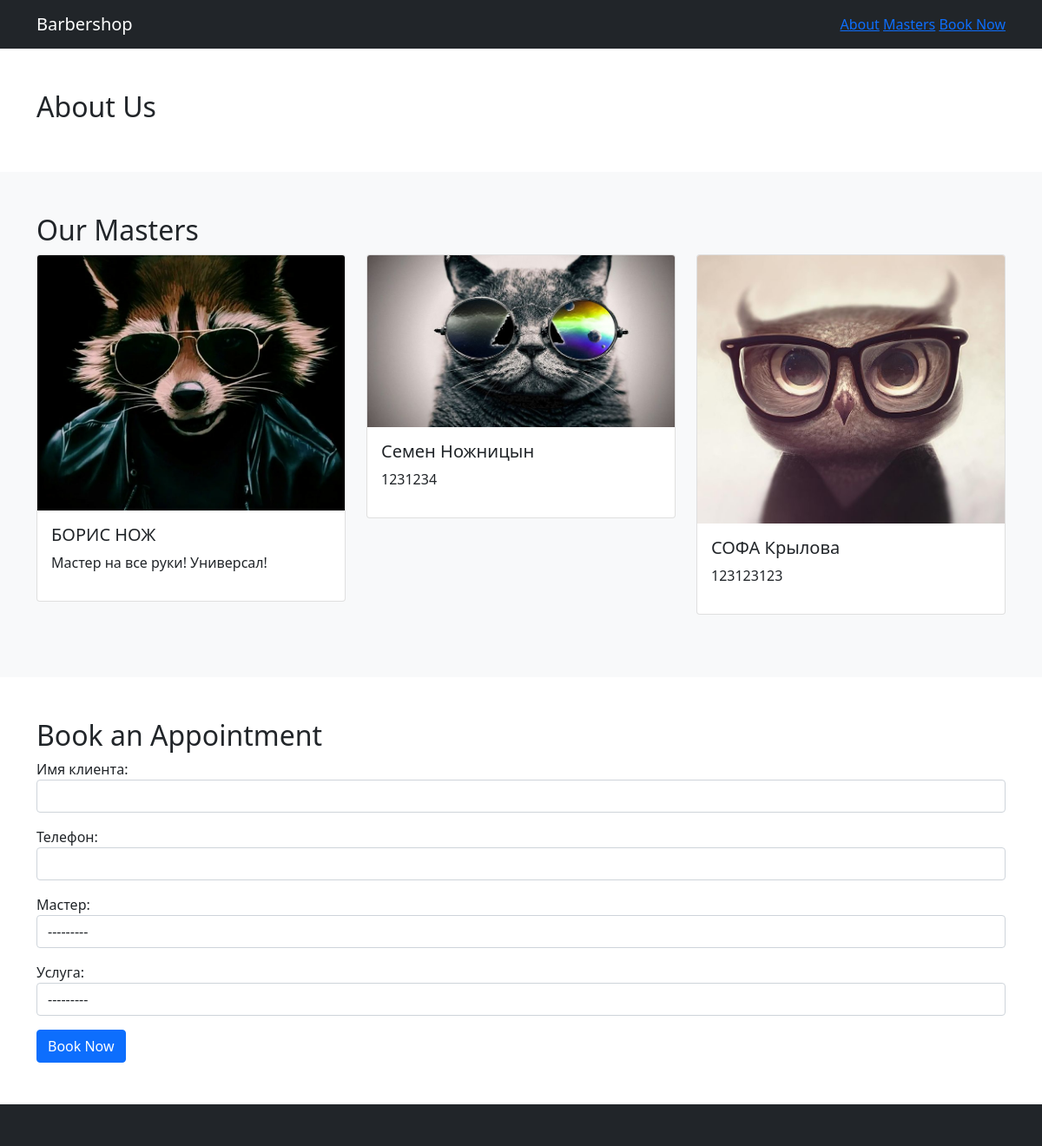
The page / on the database its author committed.
### appointments/models.py (models this page shows)
class Master(models.Model):
    first_name = models.CharField(max_length=50, verbose_name='Имя')
    last_name = models.CharField(max_length=50, verbose_name='Фамилия')
    contact_info = models.TextField(verbose_name='Контактная информация')
    photo = models.ImageField(upload_to='masters/', verbose_name='Фото')
    services = models.ManyToManyField(Service, related_name='masters', verbose_name='Услуги')
    class Meta:
        verbose_name = 'Мастер'
        verbose_name_plural = 'Мастера'
    def __str__(self):
        return f"{self.first_name} {self.last_name}"

class Service(models.Model):
    name = models.CharField(max_length=100, verbose_name='Название услуги')
    price = models.DecimalField(max_digits=6, decimal_places=2, verbose_name='Цена')
    class Meta:
        verbose_name = 'Услуга'
        verbose_name_plural = 'Услуги'
    def __str__(self):
        return self.name

### appointments/views.py (the view)
# urls.py: path('', views.index, name='index'),
def index(request):
    masters = Master.objects.all()
    form = VisitForm()
    return render(request, 'appointments/index.html', {
        'masters': masters,
        'form': form
    })

### appointments/forms.py
class VisitForm(forms.ModelForm):
    class Meta:
        model = Visit
        fields = ['name', 'phone', 'master', 'service']
        widgets = {
            'name': forms.TextInput(attrs={'class': 'form-control'}),
            'phone': forms.TextInput(attrs={'class': 'form-control'}),
            'master': forms.Select(attrs={'class': 'form-control'}),
            'service': forms.Select(attrs={'class': 'form-control'}),
        }

### appointments/views.py (called while the page is built)
@receiver(request_finished)
def notify_telegram(sender, **kwargs):
    bot_token = os.getenv('TELEGRAM_BOT_TOKEN')
    chat_id = os.getenv('ADMIN_CHAT_ID')
    bot = telegram.Bot(token=bot_token)
    bot.send_message(
        chat_id=chat_id,
        text=f"New appointment received!\nClient: {kwargs.get('name')}\nPhone: {kwargs.get('phone')}"
    )

### appointments/templates/appointments/index.html (shortened to what this page needs)
{% load static %}
<!DOCTYPE html>
<html lang="en">
<head>
    <link href="https://cdn.jsdelivr.net/npm/bootstrap@5.1.3/dist/css/bootstrap.min.css" rel="stylesheet">
</head>
<body>
    <header class="navbar navbar-expand-lg navbar-dark bg-dark">
        <div class="container">
            <a class="navbar-brand" href="#">Barbershop</a>
            <nav>
                <a href="#about">About</a>
                <a href="#masters">Masters</a>
                <a href="#booking">Book Now</a>
            </nav>
        </div>
    </header>
    <main>
        <section id="about" class="py-5">
            <div class="container">
                <h2>About Us</h2>
            </div>
        </section>
        <section id="masters" class="py-5 bg-light">
            <div class="container">
                <h2>Our Masters</h2>
                <div class="row">
                    {% for master in masters %}
                    <div class="col-md-4 mb-4">
                        <div class="card">
                            <img src="{{ master.photo.url }}" class="card-img-top" alt="{{ master.first_name }}">
                            <div class="card-body">
                                <h5>{{ master.first_name }} {{ master.last_name }}</h5>
                                <p>{{ master.contact_info }}</p>
                            </div>
                        </div>
                    </div>
                    {% endfor %}
                </div>
            </div>
        </section>
        <section id="booking" class="py-5">
            <div class="container">
                <h2>Book an Appointment</h2>
                <form method="post" id="booking-form">
                    {{ form.as_p }}
                    <button type="submit" class="btn btn-primary">Book Now</button>
                </form>
            </div>
        </section>
    </main>
    <footer class="bg-dark text-white py-4">
    </footer>
</body>
</html>

### appointments/templates/appointments/index.html (style rules this page uses)
html { scroll-behavior: smooth; }

### rows shown on the page
Master: photo (picture), first_name "БОРИС", last_name "НОЖ", contact_info "Мастер на все руки! Универсал!"
Master: photo (picture), first_name "Семен", last_name "Ножницын", contact_info "1231234"
Master: photo (picture), first_name "СОФА", last_name "Крылова", contact_info "123123123"
